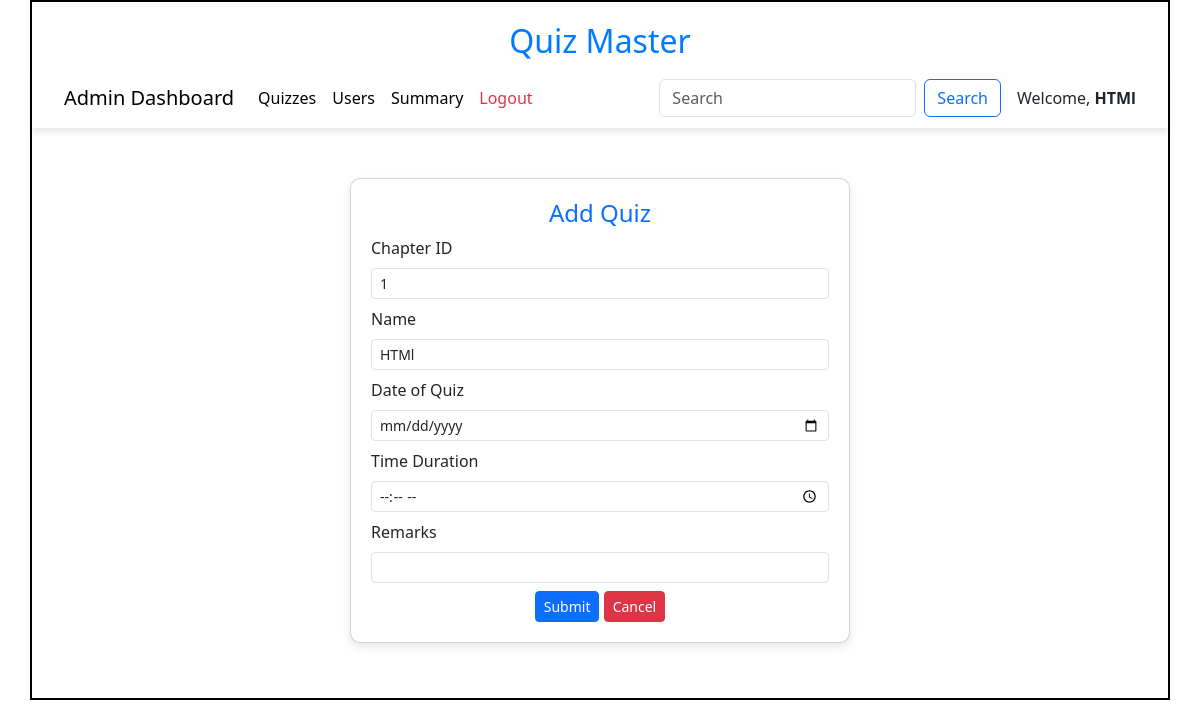
Screenshot of /add_quiz/1/HTMl with the database file from the repository.
### models/models.py (models this page shows)
class Chapter(db.Model):
    id=db.Column(db.Integer,primary_key=True)
    name=db.Column(db.String,unique=True,nullable=False)
    description=db.Column(db.String)
    Subject_id = db.Column(db.Integer,db.ForeignKey("subject.id"),nullable=False)
    quizes = db.relationship("Quiz",cascade="all,delete",backref="chapter",lazy=True)

### controllers/controller.py (the view, shortened to what this page needs)
@app.route('/add_quiz/<id>/<name>',methods=["GET","POST"])
def add_quiz(id,name):
    today = datetime.today().date()
    chap = get_chapter(id)
    return render_template("add_quiz.html",name=name,chapter=chap)

### controllers/controller.py (called while the page is built)
def  get_chapter(id):
    chapter = Chapter.query.filter_by(id=id).first()
    return chapter

### templates/add_quiz.html (shortened to what this page needs)
<!DOCTYPE html>
<html lang="en">
<head>
    <link href="https://cdn.jsdelivr.net/npm/bootstrap@5.3.3/dist/css/bootstrap.min.css" rel="stylesheet">
    <link rel="stylesheet" href="/static/css/style.css">
</head>
<body>
    <div id="container">
        <h1 id="heading">Quiz Master</h1>
        <nav class="navbar navbar-expand-lg navbar-light bg-white" style="box-shadow: 0px 4px 6px rgba(0, 0, 0, 0.1);
            padding: 10px 20px;">
            <div class="container-fluid">
                <a class="navbar-brand" href="#">Admin Dashboard</a>
                <div class="collapse navbar-collapse" id="navbarNav">
                    <ul class="navbar-nav me-auto">
                        <li class="nav-item">
                            <a class="nav-link active" href="/quiz_dashboard/{{name}}">Quizzes</a>
                        </li>
                        <li class="nav-item">
                            <a class="nav-link active" href="/admin_users/{{name}}">Users</a>
                        </li>
                        <li class="nav-item">
                            <a class="nav-link active" href="/admin_summary/{{name}}">Summary</a>
                        </li>
                        <li class="nav-item">
                            <a class="nav-link text-danger" href="/login">Logout</a>
                        </li>
                    </ul>
                    <form class="d-flex" method="POST" action="/search/{{name}}">
                        <input class="form-control me-2" type="search" placeholder="Search" name="search_txt" id="search_txt">
                        <button class="btn btn-outline-primary" type="submit">Search</button>
                    </form>
                </div>
                <span class="ms-3">Welcome, <strong>{{name}}</strong></span>
            </div>
        </nav>
        <div id="add_quiz-panel" style="margin: auto;margin-top: 50px; width: 500px;">
            <div class="card">
            <h4 class="text-center text-primary">Add Quiz</h4>
        <form action="/add_quiz/{{chapter.id}}/{{name}}" method="POST">
            <div class="mb-2">
                <label for="s_id" class="form-label">Chapter ID</label>
                <input type="number" class="form-control form-control-sm" id="s_id" name="s_id" value="{{chapter.id}}" readonly>
            </div>
            <div class="mb-2">
                <label for="quiz_name" class="form-label">Name</label>
                <input type="text" class="form-control form-control-sm" id="quiz_name" name="quiz_name" value="{{chapter.name}}">
            </div>
            <div class="mb-2">
                <label for="date_of_quiz" class="form-label">Date of Quiz</label>
                <input type="date" class="form-control form-control-sm" id="date_of_quiz" name="date_of_quiz" required>
            </div>
            <div class="mb-2">
                <label for="time_duration" class="form-label">Time Duration</label>
                <input type="time" class="form-control form-control-sm" id="time_duration" name="time_duration" required>
            </div>
            <div class="mb-2">
                <label for="remarks" class="form-label">Remarks</label>
                <input type="text" class="form-control form-control-sm" id="remarks" name="remarks">
            </div>
            <div class="text-center">
                <button type="submit" class="btn btn-primary btn-sm">Submit</button>
                <a href="/admin/{{name}}" class="btn btn-danger btn-sm">Cancel</a>
            </div>
        </form>
    </div>
        </div>
    </div>
</body>
</html>

### static/css/style.css (style rules this page uses)
* { margin: 0px }
#container { border: 2px solid black; margin: auto; min-height: 700px; width: 95%; }
#heading { text-align: center; font-size: 2rem; margin-top: 20px; color: #007bff; }
.navbar { box-shadow: 0px 4px 6px rgba(0, 0, 0, 0.1); padding: 10px 20px; }
.card { box-shadow: 0px 4px 8px rgba(0, 0, 0, 0.1); transition: transform 0.2s ease-in-out; border-radius: 10px; }

### templates/add_quiz.html (style rules this page uses)
.card { padding: 20px; border-radius: 10px; box-shadow: 0px 4px 10px rgba(0, 0, 0, 0.1); }

### rows the page displays
Chapter: name "HTMl", s_id "1", quiz_name "HTMl"
